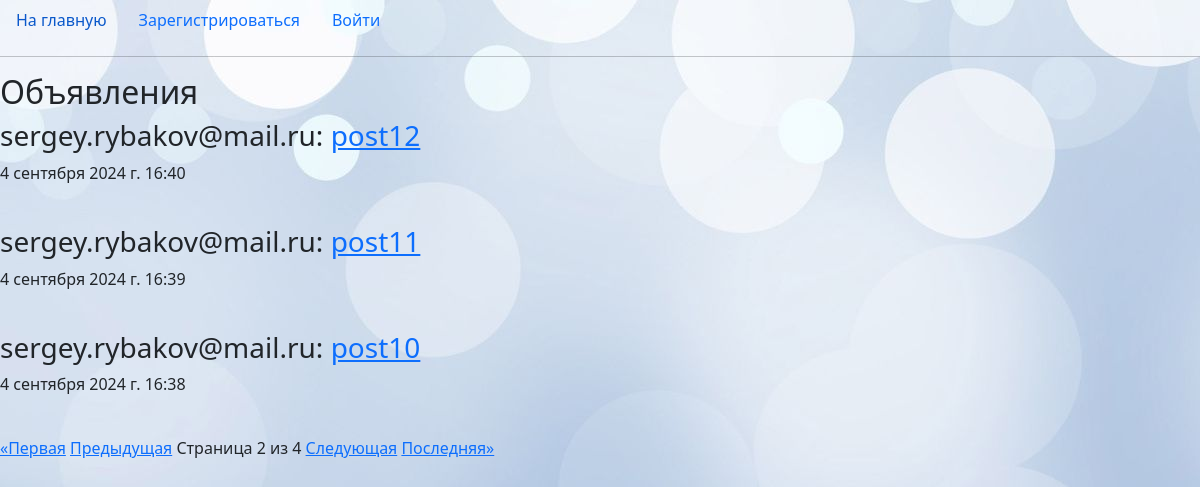
Page /blog/posts/?page=2 on the committed database.
### blog/models.py (models this page shows, shortened)
class Post(models.Model):
    author = models.ForeignKey(User, on_delete=models.CASCADE, verbose_name="Author")
    title = models.CharField(max_length=200, verbose_name="Title")
    text = models.TextField(verbose_name="Post text")
    created_at = models.DateTimeField(default=timezone.now, verbose_name="Created at", editable=False)
    image = models.ImageField(upload_to='posts/', null=True, verbose_name='Image')
    slug = models.SlugField(max_length=200, unique=True, editable=False, null=True)
    def get_absolute_url(self):
        return reverse('blog:post_detail', kwargs={'slug': self.slug})
    class Meta:
        verbose_name = "Post"           # table name
        verbose_name_plural = "Posts"   # table name plural

### users/models.py (models this page shows)
class CustomUser(AbstractUser):
    phone = models.CharField(max_length=20, verbose_name="Телефон")
    city = models.CharField(max_length=100, verbose_name="Город")
    image = models.ImageField(upload_to="users/", null=True, verbose_name="Image")

### blog/views.py (the view)
# urls.py: path('posts/', post_list, name='post_list'),
def post_list(request):
    posts = Post.objects.all().order_by('-created_at')
    paginator = Paginator(posts, 3)
    page_number = request.GET.get('page')
    page_obj = paginator.get_page(page_number)
    context = {
        'title': 'Posts',
        'page_obj': page_obj
    }
    return render(request, template_name='blog/posts.html', context=context)

### blog/templates/blog/posts.html
{% extends 'blog/base.html' %}
{% block content %}
<h2>Объявления</h2>
{% for post in page_obj %}
    <h3>{{post.author}}: <a href="{{ post.get_absolute_url }}">{{post.title}}</a></h3>
    <p>{{post.created_at}}</p>
    <br>
{% endfor %}
<div class="pagination">
    <span class="step-links">
        {% if page_obj.has_previous %}
            <a href="?page=1">&laquo;Первая</a>
            <a href="?page={{ page_obj.previous_page_number}}">Предыдущая</a>
        {% endif %}
        <span class="current">
            Страница {{ page_obj.number }} из {{ page_obj.paginator.num_pages }}
        </span>
        {% if page_obj.has_next %}
            <a href="?page={{ page_obj.next_page_number}}">Следующая</a>
            <a href="?page={{ page_obj.paginator.num_pages }}">Последняя&raquo;</a>
        {% endif %}
    </span>
</div>
{% endblock content %}

### rows in the picture
Post: author "sergey.rybakov@mail.ru", title "post12", created_at "4 сентября 2024 г. 16:40"
Post: author "sergey.rybakov@mail.ru", title "post11", created_at "4 сентября 2024 г. 16:39"
Post: author "sergey.rybakov@mail.ru", title "post10", created_at "4 сентября 2024 г. 16:38"

### other values in the picture
{{ page_obj.number }} "2"
{{ page_obj.paginator.num_pages }} "4"
